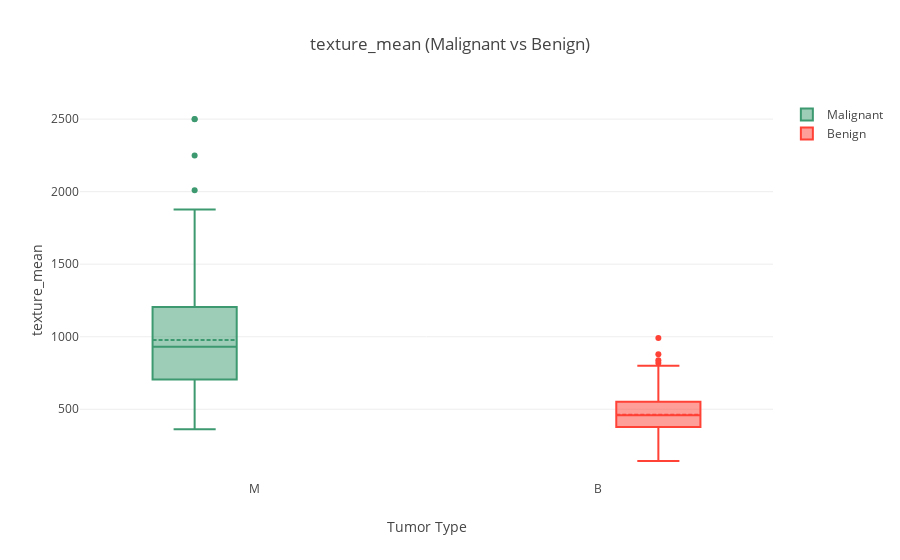

Notebook source saved alongside this figure:
### Code cell
#visualize the 2nd top feature
feature_box(df,'texture_mean')

### Figure 1 — Plotly figure (JSON) as saved in the notebook; plotly's stock layout.template omitted (floating-point values rounded to 4 significant figures; data arrays with more than 128 entries replaced by an {"elided": "..."} marker saying what was removed)
{"data": [{"boxmean": true, "marker": {"color": "#3D9970"}, "name": "Malignant", "type": "box", "uid": "26f6ff31-5965-457e-8008-7dd9010e71f2", "x": {"elided": "211 str values"}, "y": {"elided": "211 float values"}}, {"boxmean": true, "marker": {"color": "#FF4136"}, "name": "Benign", "type": "box", "uid": "562aec7e-e2fc-4d92-86c7-49ba8ebfec5d", "x": {"elided": "357 str values"}, "y": {"elided": "357 float values"}}], "layout": {"boxmode": "group", "title": {"text": "texture_mean (Malignant vs Benign)"}, "xaxis": {"title": {"text": "Tumor Type"}}, "yaxis": {"title": {"text": "texture_mean"}, "zeroline": false}}}
